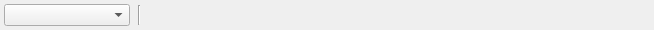
<?xml version="1.0" encoding="UTF-8"?>
<ui version="4.0">
 <class>ProviderManagerUI</class>
 <widget class="QWidget" name="ProviderManagerUI">
  <property name="geometry">
   <rect>
    <x>0</x>
    <y>0</y>
    <width>654</width>
    <height>28</height>
   </rect>
  </property>
  <property name="sizePolicy">
   <sizepolicy hsizetype="Preferred" vsizetype="Fixed">
    <horstretch>0</horstretch>
    <verstretch>0</verstretch>
   </sizepolicy>
  </property>
  <property name="windowTitle">
   <string>OutputModifierManager</string>
  </property>
  <layout class="QHBoxLayout" name="horizontalLayout" stretch="1,0,4">
   <property name="spacing">
    <number>4</number>
   </property>
   <property name="margin">
    <number>4</number>
   </property>
   <item>
    <widget class="QComboBox" name="cmbOutSel">
     <property name="minimumSize">
      <size>
       <width>120</width>
       <height>0</height>
      </size>
     </property>
    </widget>
   </item>
   <item>
    <widget class="Line" name="line_3">
     <property name="sizePolicy">
      <sizepolicy hsizetype="Fixed" vsizetype="Fixed">
       <horstretch>0</horstretch>
       <verstretch>0</verstretch>
      </sizepolicy>
     </property>
     <property name="minimumSize">
      <size>
       <width>10</width>
       <height>20</height>
      </size>
     </property>
     <property name="orientation">
      <enum>Qt::Vertical</enum>
     </property>
    </widget>
   </item>
   <item>
    <widget class="QWidget" name="outCtrlPanel" native="true">
     <property name="sizePolicy">
      <sizepolicy hsizetype="Preferred" vsizetype="Preferred">
       <horstretch>1</horstretch>
       <verstretch>0</verstretch>
      </sizepolicy>
     </property>
    </widget>
   </item>
  </layout>
 </widget>
 <layoutdefault spacing="6" margin="11"/>
 <resources/>
 <connections/>
</ui>
